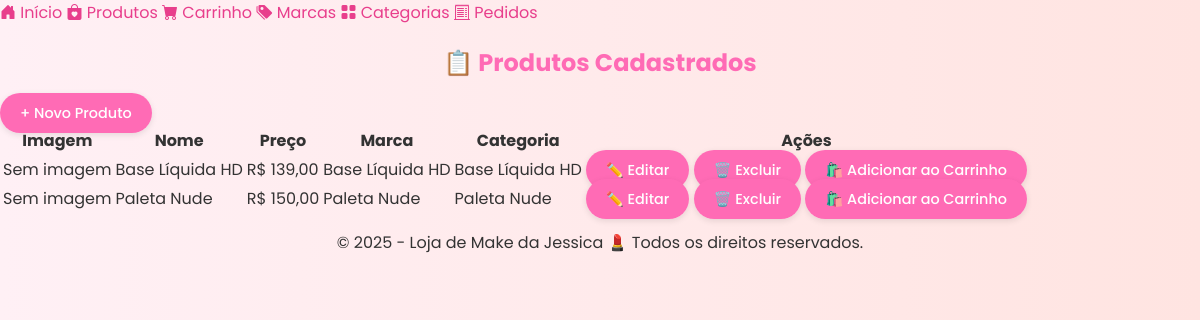
The page /enderecos/admin/produtos/ on the database its author committed.
### produtos/models.py (models this page shows, shortened)
class Produto(models.Model):
    nome = models.CharField(max_length=100)
    descricao = models.TextField()
    preco = models.DecimalField(max_digits=8, decimal_places=2)
    cor = models.CharField(max_length=30)
    imagem = models.ImageField(upload_to='produtos/', blank=True, null=True)
    categoria = models.ForeignKey(Categoria, on_delete=models.PROTECT)
    marca = models.ForeignKey(Marca, on_delete=models.PROTECT)

class Marca(models.Model):
    nome = models.CharField(max_length=100)

class Categoria(models.Model):
    nome = models.CharField(max_length=100)

### produtos/views.py (the view)
# urls.py: path('admin/produtos/', views.listar_produtos_admin, name='listar_produtos_admin'),
def listar_produtos_admin(request):
    produtos = Produto.objects.all()
    return render(request, 'admin/listar_produtos.html', {'produtos': produtos})

### produtos/templates/admin/listar_produtos.html (shortened to what this page needs)
{% extends 'base.html' %}
{% block content %}
<div class="container mt-5">
  <h2 class="text-center text-pink mb-4">📋 Produtos Cadastrados</h2>
  <div class="text-end mb-3">
    <a href="{% url 'criar_produto' %}" class="btn btn-success">+ Novo Produto</a>
  </div>
  {% if produtos %}
  <table class="table table-bordered table-hover">
    <thead class="table-light">
      <tr>
        <th>Imagem</th>
        <th>Nome</th>
        <th>Preço</th>
        <th>Marca</th>
        <th>Categoria</th>
        <th class="text-center">Ações</th>
      </tr>
    </thead>
    <tbody>
      {% for produto in produtos %}
      <tr>
        <td>
          {% if produto.imagem %}
            <img src="{{ produto.imagem.url }}" alt="{{ produto.nome }}" width="50">
          {% else %}
            <span class="text-muted">Sem imagem</span>
          {% endif %}
        </td>
        <td>{{ produto.nome }}</td>
        <td>R$ {{ produto.preco }}</td>
        <td>{{ produto.marca.nome }}</td>
        <td>{{ produto.categoria.nome }}</td>
        <td class="text-center">
          <a href="{% url 'produto_update' produto.pk %}" class="btn btn-sm btn-warning">✏️ Editar</a>
          <a href="{% url 'produto_delete' produto.pk %}" class="btn btn-sm btn-danger">🗑️ Excluir</a>
          <a href="{% url 'adicionar_ao_carrinho' produto.id %}" class="btn btn-outline-pink mt-2">
      🛍️ Adicionar ao Carrinho
    </a>
        </td>
      </tr>
      {% endfor %}
    </tbody>
  </table>
  {% else %}
    <p class="text-center text-muted">Nenhum produto cadastrado ainda.</p>
  {% endif %}
</div>
{% endblock %}

### make/static/css/custom.css (style rules this page uses)
a { color: #e83e8c; text-decoration: none; }
.text-pink { color: #e83e8c; }
h2, p, .btn { text-align: center; }
.btn { background-color: #ff6bb5; color: white; padding: 10px 20px; border-radius: 25px; box-shadow: 0 4px 10px rgba(0,0,0,0.1); transition: all 0.3s ease; }
.text-pink { color: #ff6bb5; }
.btn { background-color: #ff6bb5; color: white; padding: 6px 12px; border-radius: 20px; font-size: 0.9em; box-shadow: 0 2px 6px rgba(0,0,0,0.1); transition: all 0.3s ease; }
.table th, .table td { vertical-align: middle; }
.btn { background-color: #ff6bb5; color: white; border: none; padding: 10px 20px; border-radius: 25px; font-weight: 500; transition: all 0.3s ease; }

### rows shown on the page
Produto: imagem "Sem imagem", nome "Base Líquida HD", preco "139,00", marca.nome "Base Líquida HD", categoria.nome "Base Líquida HD"
Produto: imagem "Sem imagem", nome "Paleta Nude", preco "150,00", marca.nome "Paleta Nude", categoria.nome "Paleta Nude"
